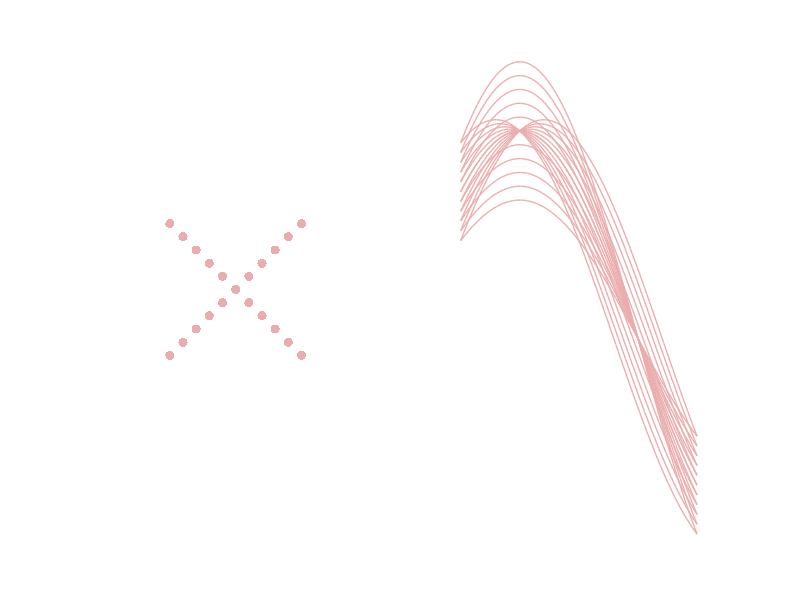

Reproduce this figure in MATLAB. (Note: this script raises an error after producing the figure.)
clear; clc; close all;
path = fileparts(which('houghtransform.m'));
cardinal = [140, 21, 21]/256;
pink = [234, 174, 174]/256;
fontsize = 16;
N = 11;
fig = figure();
set(fig, 'Visible', 'on', 'color', [1,1,1], 'Position', [1, 1, 1000, 500]);

% Original points
line1 = [linspace(1,2,N);
         linspace(1,2,N)];
line2 = [linspace(1,2,N);
         linspace(2,1,N)];
subplot(1,2,1); hold on;
plot(line1(1,:), line1(2,:), 'marker', '.', 'color', pink, 'LineStyle', 'none', 'markersize', 20);
plot(line2(1,:), line2(2,:), 'marker', '.', 'color', pink, 'LineStyle', 'none', 'markersize', 20);
xlim([0.5, 2.5])
ylim([0.5, 2.5])
axis off
axis equal

% Hough transform points
subplot(1,2,2); hold on;
alpha = linspace(0, pi, 100);
for i = 1:N
    r1 = line1(1,i)*cos(alpha) + line1(2,i)*sin(alpha);
    plot(alpha, r1, 'color', pink, 'linewidth', 1);
    
    r2 = line2(1,i)*cos(alpha) + line2(2,i)*sin(alpha);
    plot(alpha, r2, 'color', pink, 'linewidth', 1);
end
axis off
filename = strcat(path, '/hough_paramspace');
export_fig(filename, '-png', '-m4','-transparent')

% Single line
figure;
plot(alpha, r2, 'color', pink, 'linewidth', 5);
axis off
filename = strcat(path, '/hough_curve');
export_fig(filename, '-png', '-m4','-transparent')